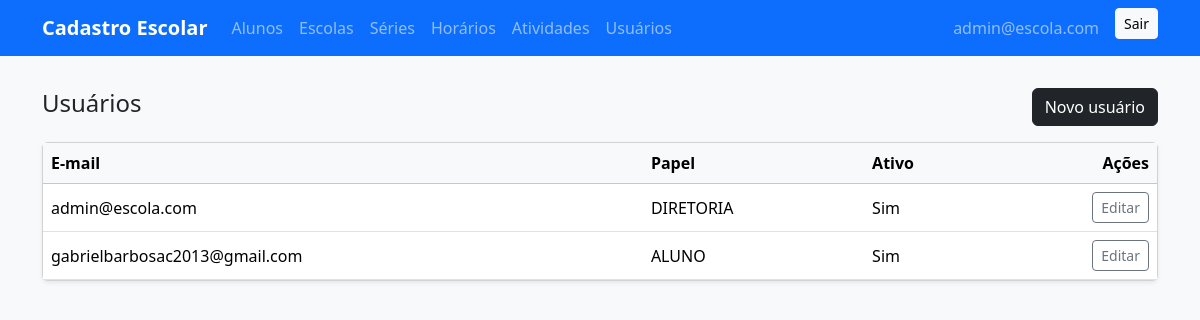
The app's page /usuarios/ (signed in), older data.
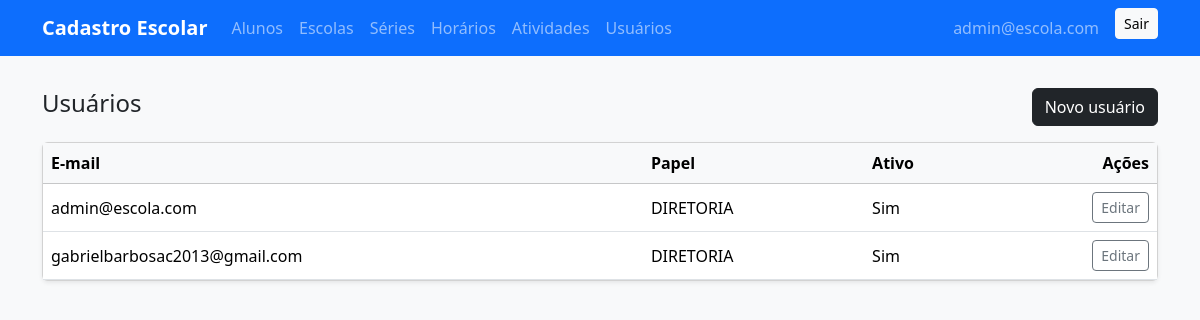
The same page, newer data.
### app.py (models this page shows, shortened)
class Usuario(db.Model, UserMixin):
    id = db.Column(db.Integer, primary_key=True)
    email = db.Column(db.String(180), unique=True, nullable=False)
    senha_hash = db.Column(db.String(255), nullable=False)
    papel = db.Column(db.String(20), nullable=False, default="RESPONSAVEL")  # DIRETORIA, PROFESSOR, etc.
    ativo = db.Column(db.Boolean, default=True)

### app.py (the view)
@app.route("/usuarios/", endpoint="usuarios_list")
@login_required
def usuarios_list():
    if current_user.papel != "DIRETORIA":
        flash("Você não possui permissão para esta tarefa.", "warning")
        return redirect(url_for("index"))
    usuarios = Usuario.query.order_by(Usuario.email.asc()).all()
    return render_template("usuarios/listar.html", usuarios=usuarios)

### app.py (called while the page is built)
@app.context_processor
def inject_perms():
    def can(code: str) -> bool:
        return getattr(current_user, "is_authenticated", False) and getattr(current_user, "papel", "") == "DIRETORIA"
    return {
        "can": can,
        "is_diretoria": getattr(current_user, "papel", "") == "DIRETORIA" if current_user.is_authenticated else False
    }

@login_manager.user_loader
def load_user(uid):
    try:
        return Usuario.query.get(int(uid))
    except Exception:
        return None

### templates/usuarios/listar.html (shortened to what this page needs)
{% extends 'base.html' %}
{% block content %}
<div class="d-flex justify-content-between align-items-center mb-3">
  <h4>Usuários</h4>
  <a class="btn btn-dark" href="{{ url_for('usuarios_novo') }}">Novo usuário</a>
</div>
<div class="card shadow-sm">
  <div class="table-responsive">
    <table class="table align-middle mb-0">
      <thead class="table-light">
        <tr>
          <th>E-mail</th>
          <th>Papel</th>
          <th>Ativo</th>
          <th class="text-end">Ações</th>
        </tr>
      </thead>
      <tbody>
        {% for u in usuarios %}
        <tr>
          <td>{{ u.email }}</td>
          <td>{{ u.papel }}</td>
          <td>{{ 'Sim' if u.ativo else 'Não' }}</td>
          <td class="text-end">
            <a class="btn btn-sm btn-outline-secondary" href="{{ url_for('usuarios_editar', id=u.id) }}">Editar</a>
          </td>
        </tr>
        {% else %}
        <tr><td colspan="4" class="text-center text-muted py-4">Nenhum usuário.</td></tr>
        {% endfor %}
      </tbody>
    </table>
  </div>
</div>
{% endblock %}

Row changes from the older to the newer data that the page shows:
changed Usuario "gabrielbarbosac2013@gmail.com": papel "ALUNO" → "DIRETORIA"
